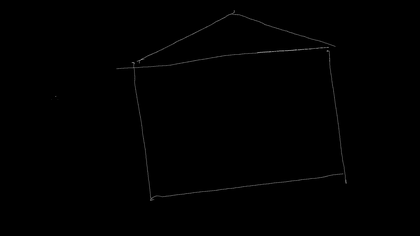
%> input picture Jay_TPS/相關檔案產生/5629652273987584.tif, 420 x 236 px, shrunk from 1920 x 1080 before the run; its folder holds only this picture in this run
$ octave samplepic.m   (GNU Octave 9; MATLAB toolbox functions it lacks are replaced by stand-ins)
%> lines starting %> are read from the running program, lines starting %| are printed output that depends on the picture; in (x1, y1, x2, y2) boxes, pixels count from 0 and x2, y2 are one past the last pixel; in counts of white or black regions, pixels touching at a corner belong together; the program's own positions count from 1

allFile = dir('*.tif');
for k=1:1:length(allFile)
    pic=imread(allFile(k).name);
%> pic is the input picture: size 236x420 uint8; min 0, max 131, mean 0.7
    pic=pic>0;
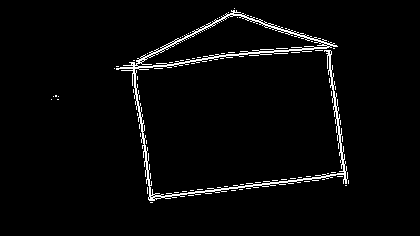
%> pic: size 236x420 logical; 3.1% white in thin lines or dots, all inside (x1, y1, x2, y2) = (51, 8, 349, 203)
    [x,y]=find(pic);
%> x = 3047 values from 9 to 203; y = 3047 values from 52 to 349
        subplot(1,2,1),plot(y,-x,'x'),axis equal,axis tight
    mx=0;

    num=length(x);
%> num = 3047
    num=num/1000;
%> num = 3.05
    num=1:num:length(x);
%> num = 1000 values from 1 to 3045
    x=x(floor(num));
%> x = 1000 values, max 203 at index 217, min 9 at index 498, mean 101.8
    y=y(floor(num));
%> y = 1000 values from 52 to 349

    for xi=1:1:length(x)
        [xs,n]=max(sqrt((x-x(xi)).*(x-x(xi))+(y-y(xi)).*(y-y(xi))));
        if xs>mx
            xx1=xi;
            xx2=n;
            mx=xs;
        end
    end
%> this loop made 1000 passes
%> (xs, xx1, xx2, mx) on pass 1: (307.8, 1, 1000, 307.8)
%> xs on passes 2 to 7: 304.8, 302.1, 259.4, 257.2, 256.3, 255.4
    x=x-mean(x);
%> x = 1000 values, max 101.2 at index 217, min -92.79 at index 498, mean 8.19e-15
    y=y-mean(y);
%> y = 1000 values from -183.9 to 113.1
    x=x/mx;
%> x = 1000 values, max 0.329 at index 217, min -0.301 at index 498, mean 1.15e-17
    y=y/mx;
%> y = 1000 values from -0.597 to 0.367
    th1=atan2((y(xx2)-y(xx1)),(x(xx2)-x(xx1)));
%> th1 = 1.3
    r=sqrt(x.^2+y.^2);
%> r = 1000 values, max 0.598 at index 1, min 0.143 at index 489, mean 0.306
    th=atan2(y,x);
%> th = 1000 values, max 3.14 at index 503, min -3.13 at index 498, mean 0.0124
    th=th-th1;
%> th = 1000 values, max 1.84 at index 503, min -4.44 at index 498, mean -1.29
    x=r.*cos(th);
%> x = 1000 values, max 0.422 at index 1000, min -0.578 at index 1, mean 4.26e-17
    y=r.*sin(th);
%> y = 1000 values, max 0.29 at index 498, min -0.389 at index 217, mean 3.55e-18
         subplot(1,2,2),plot(y,-x,'x'),axis equal,axis tight
%> after `axis tight`:
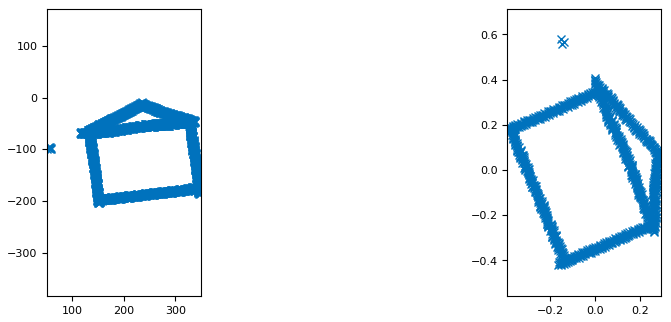
%> figure redrawn from the program's plot data, 2 panels

    sx=[x,y];
%> sx = 1000 rows, first 12: [-0.578 -0.152; -0.568 -0.139; -0.559 -0.146; -0.407 -0.000587; -0.4 -0.00201; -0.397 -0.00116; -0.394 -0.000303; -0.388 0.00454; -0.383 -0.000872; -0.38 -1.77e-05; -0.379 0.0071; -0.377 0.0111]
    fnMat = allFile(k).name;

    %open link file
    fpLink = fopen(['..\'  num2str(k) 'a.point' ], 'wt' );
    fprintf( fpLink, 'Model=%d\n', size(sx,1) );
    for i=1:size(sx,1)
        fprintf( fpLink, '%d\t%25.20f\t%25.20f\n', i-1, sx(i, 1), sx(i, 2) );
    end;
    clear sx;
    fclose( fpLink );
     sx=[-x,y];
%> sx = 1000 rows, first 12: [0.578 -0.152; 0.568 -0.139; 0.559 -0.146; 0.407 -0.000587; 0.4 -0.00201; 0.397 -0.00116; 0.394 -0.000303; 0.388 0.00454; 0.383 -0.000872; 0.38 -1.77e-05; 0.379 0.0071; 0.377 0.0111]

    fnMat = allFile(k).name;

    %open link file
    fpLink = fopen(['..\'  num2str(k) 'b.point' ], 'wt' );
    fprintf( fpLink, 'Model=%d\n', size(sx,1) );
    for i=1:size(sx,1)
        fprintf( fpLink, '%d\t%25.20f\t%25.20f\n', i-1, sx(i, 1), sx(i, 2) );
    end;
    clear sx;

    fclose( fpLink );
end

$ run again, on Jay_TPS/相關檔案產生/5670405876482048.tif
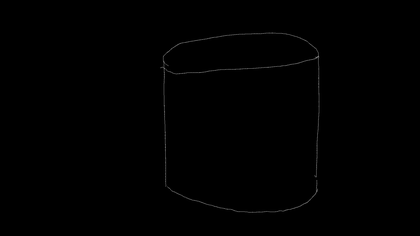
%> input picture Jay_TPS/相關檔案產生/5670405876482048.tif, 420 x 236 px, shrunk from 1920 x 1080 before the run
%> pic is the input picture: size 236x420 uint8; min 0, max 128, mean 0.6
%> `pic=pic>0;`:
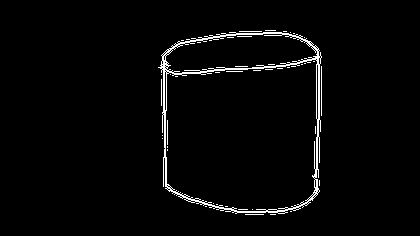
%> pic: size 236x420 logical; 2.6% white in thin lines or dots, all inside (x1, y1, x2, y2) = (158, 30, 322, 215)
%> `[x,y]=find(pic);`: x = 2561 values from 31 to 215; y = 2561 values from 159 to 322
%> `num=length(x);`: num = 2561
%> `num=num/1000;`: num = 2.56
%> `num=1:num:length(x);`: num = 1000 values from 1 to 2559.4
%> `x=x(floor(num));`: x = 1000 values, max 215 at index 512, min 31 at index 586, mean 111.9
%> `y=y(floor(num));`: y = 1000 values from 159 to 322
%> the loop `for xi=1:1:length(x)` made 1000 passes
%> (xs, n, xx1, xx2, mx) on passes 1, 3: (203.5, 776, 1, 776, 203.5), (209.3, 776, 3, 776, 209.3)
%> `x=x-mean(x);`: x = 1000 values, max 103.1 at index 512, min -80.89 at index 586, mean -6.2e-15
%> `y=y-mean(y);`: y = 1000 values from -84.8 to 78.2
%> `x=x/mx;`: x = 1000 values, max 0.493 at index 512, min -0.386 at index 586, mean -2.51e-17
%> `y=y/mx;`: y = 1000 values from -0.405 to 0.374
%> th1 = 0.806
%> r = 1000 values, max 0.541 at index 747, min 0.191 at index 490, mean 0.407
%> `th=atan2(y,x);`: th = 1000 values, max 3.14 at index 496, min -3.13 at index 492, mean 0.0196
%> `th=th-th1;`: th = 1000 values, max 2.33 at index 496, min -3.94 at index 492, mean -0.786
%> `x=r.*cos(th);`: x = 1000 values, max 0.533 at index 776, min -0.467 at index 3, mean -2.84e-17
%> `y=r.*sin(th);`: y = 1000 values, max 0.465 at index 897, min -0.523 at index 66, mean 2.84e-17
%> `axis tight`:
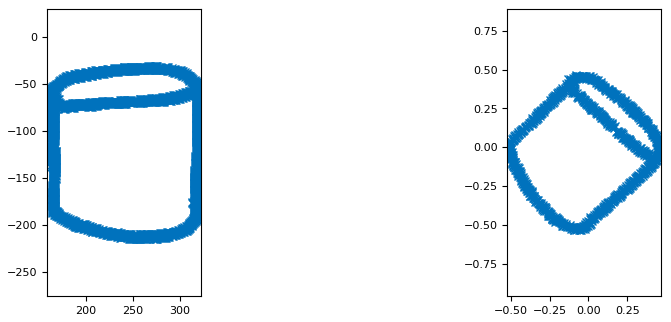
%> figure redrawn from the program's plot data, 2 panels
%> `sx=[x,y];`: sx = 1000 rows, first 12: [-0.437 -0.129; -0.437 -0.116; -0.467 -0.0781; -0.444 -0.102; -0.434 -0.113; -0.427 -0.119; -0.414 -0.133; -0.404 -0.144; -0.381 -0.168; -0.371 -0.178; -0.364 -0.185; -0.354 -0.195]
%> `sx=[-x,y];`: sx = 1000 rows, first 12: [0.437 -0.129; 0.437 -0.116; 0.467 -0.0781; 0.444 -0.102; 0.434 -0.113; 0.427 -0.119; 0.414 -0.133; 0.404 -0.144; 0.381 -0.168; 0.371 -0.178; 0.364 -0.185; 0.354 -0.195]

$ run again, on Jay_TPS/相關檔案產生/5759409141579776.tif
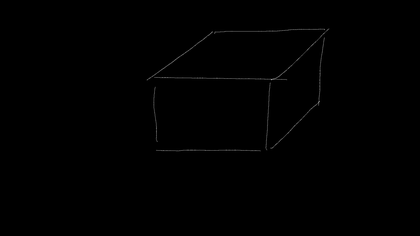
%> input picture Jay_TPS/相關檔案產生/5759409141579776.tif, 420 x 236 px, shrunk from 1920 x 1080 before the run
%> pic is the input picture: size 236x420 uint8; min 0, max 155, mean 0.6
%> `pic=pic>0;`:
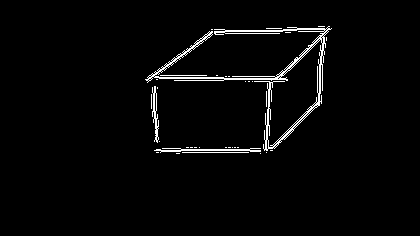
%> pic: size 236x420 logical; 2.6% white in thin lines or dots, all inside (x1, y1, x2, y2) = (145, 26, 332, 154)
%> `[x,y]=find(pic);`: x = 2528 values from 27 to 154; y = 2528 values from 146 to 332
%> `num=length(x);`: num = 2528
%> `num=num/1000;`: num = 2.53
%> `num=1:num:length(x);`: num = 1000 values from 1 to 2526.5
%> `x=x(floor(num));`: x = 1000 values, max 154 at index 183, min 27 at index 916, mean 86.97
%> `y=y(floor(num));`: y = 1000 values from 146 to 330
%> the loop `for xi=1:1:length(x)` made 1000 passes
%> (xs, mx) on passes 1, 12, 13, 14, 15, 16, 20, 21: (190.7, 190.7), (190.9, 190.9), (192, 192), (192.8, 192.8), (193.9, 193.9), (194.7, 194.7), (195.1, 195.1), (195.9, 195.9)
%> after the loop `for xi=1:1:length(x)`: mx = 212.3; xx1 = 84
%> `x=x-mean(x);`: x = 1000 values, max 67.03 at index 183, min -59.97 at index 916, mean 4.09e-15
%> `y=y-mean(y);`: y = 1000 values from -99.24 to 84.76
%> `x=x/mx;`: x = 1000 values, max 0.316 at index 183, min -0.283 at index 916, mean 2.84e-17
%> `y=y/mx;`: y = 1000 values from -0.468 to 0.399
%> th1 = 2.19
%> r = 1000 values, max 0.519 at index 84, min 0.0237 at index 456, mean 0.305
%> `th=atan2(y,x);`: th = 1000 values, max 3.13 at index 454, min -3.14 at index 450, mean 0.178
%> `th=th-th1;`: th = 1000 values, max 0.939 at index 454, min -5.33 at index 450, mean -2.01
%> `x=r.*cos(th);`: x = 1000 values, max 0.481 at index 1000, min -0.519 at index 84, mean 2.84e-17
%> `y=r.*sin(th);`: y = 1000 values, max 0.309 at index 325, min -0.322 at index 651, mean -4.97e-17
%> `axis tight`:
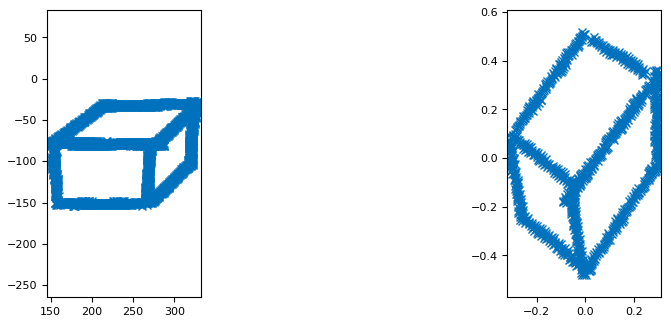
%> figure redrawn from the program's plot data, 2 panels
%> `sx=[x,y];`: sx = 1000 rows, first 12: [-0.362 0.298; -0.361 0.291; -0.357 0.288; -0.342 0.301; -0.356 0.282; -0.341 0.294; -0.332 0.299; -0.34 0.288; -0.331 0.293; -0.339 0.281; -0.385 0.216; -0.391 0.208]
%> `sx=[-x,y];`: sx = 1000 rows, first 12: [0.362 0.298; 0.361 0.291; 0.357 0.288; 0.342 0.301; 0.356 0.282; 0.341 0.294; 0.332 0.299; 0.34 0.288; 0.331 0.293; 0.339 0.281; 0.385 0.216; 0.391 0.208]

$ run again, on Jay_TPS/相關檔案產生/6198976764182528.tif
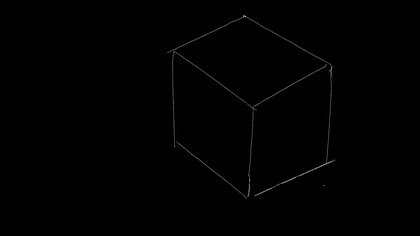
%> input picture Jay_TPS/相關檔案產生/6198976764182528.tif, 420 x 236 px, shrunk from 1920 x 1080 before the run
%> pic is the input picture: size 236x420 uint8; min 0, max 160, mean 0.7
%> `pic=pic>0;`:
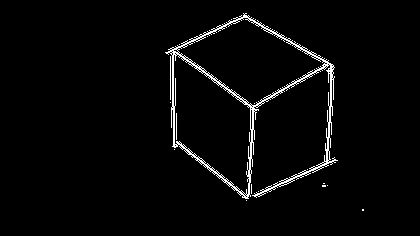
%> pic: size 236x420 logical; 2.8% white in thin lines or dots, all inside (x1, y1, x2, y2) = (165, 13, 364, 211)
%> `[x,y]=find(pic);`: x = 2780 values from 14 to 211; y = 2780 values from 166 to 364
%> `num=length(x);`: num = 2780
%> `num=num/1000;`: num = 2.78
%> `num=1:num:length(x);`: num = 1000 values from 1 to 2778.2
%> `x=x(floor(num));`: x = 1000 values, max 211 at index 1000, min 14 at index 408, mean 106.9
%> `y=y(floor(num));`: y = 1000 values from 166 to 363
%> the loop `for xi=1:1:length(x)` made 1000 passes
%> (xs, xx1, xx2, mx) on pass 1: (252.5, 1, 1000, 252.5)
%> `x=x-mean(x);`: x = 1000 values, max 104.1 at index 1000, min -92.88 at index 408, mean 0
%> `y=y-mean(y);`: y = 1000 values from -87.02 to 110
%> `x=x/mx;`: x = 1000 values, max 0.412 at index 1000, min -0.368 at index 408, mean 1.6e-17
%> `y=y/mx;`: y = 1000 values from -0.345 to 0.436
%> th1 = 0.895
%> r = 1000 values, max 0.6 at index 1000, min 0.00391 at index 537, mean 0.282
%> `th=atan2(y,x);`: th = 1000 values, max 3.13 at index 536, min -3.14 at index 518, mean -0.0943
%> `th=th-th1;`: th = 1000 values, max 2.24 at index 536, min -4.04 at index 518, mean -0.989
%> `x=r.*cos(th);`: x = 1000 values, max 0.598 at index 1000, min -0.402 at index 1, mean -2.84e-17
%> `y=r.*sin(th);`: y = 1000 values, max 0.33 at index 886, min -0.32 at index 89, mean -3.55e-17
%> `axis tight`:
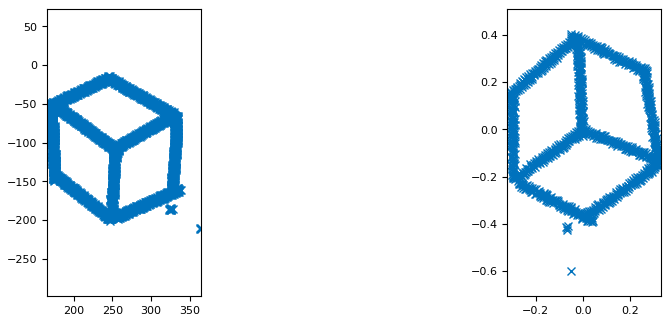
%> figure redrawn from the program's plot data, 2 panels
%> `sx=[x,y];`: sx = 1000 rows, first 12: [-0.402 -0.0492; -0.397 -0.0498; -0.4 -0.0325; -0.388 -0.0479; -0.39 -0.0393; -0.392 -0.0306; -0.377 -0.0491; -0.37 -0.0584; -0.362 -0.0677; -0.355 -0.0769; -0.35 -0.0831; -0.342 -0.0924]
%> `sx=[-x,y];`: sx = 1000 rows, first 12: [0.402 -0.0492; 0.397 -0.0498; 0.4 -0.0325; 0.388 -0.0479; 0.39 -0.0393; 0.392 -0.0306; 0.377 -0.0491; 0.37 -0.0584; 0.362 -0.0677; 0.355 -0.0769; 0.35 -0.0831; 0.342 -0.0924]

$ run again, on Jay_TPS/相關檔案產生/5632908932939776.tif
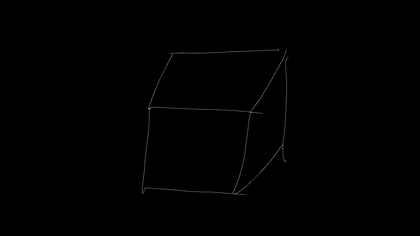
%> input picture Jay_TPS/相關檔案產生/5632908932939776.tif, 420 x 236 px, shrunk from 1920 x 1080 before the run
%> pic is the input picture: size 236x420 uint8; min 0, max 133, mean 0.6
%> `pic=pic>0;`:
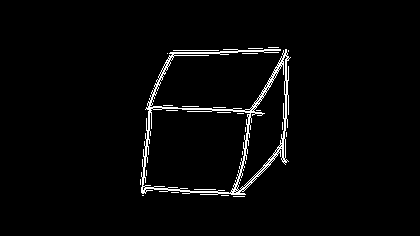
%> pic: size 236x420 logical; 2.7% white in thin lines or dots, all inside (x1, y1, x2, y2) = (140, 47, 291, 197)
%> `[x,y]=find(pic);`: x = 2686 values from 48 to 197; y = 2686 values from 141 to 291
%> `num=length(x);`: num = 2686
%> `num=num/1000;`: num = 2.69
%> `num=1:num:length(x);`: num = 1000 values from 1 to 2684.3
%> `x=x(floor(num));`: x = 1000 values, max 197 at index 526, min 48 at index 788, mean 122.1
%> `y=y(floor(num));`: y = 1000 values from 141 to 289
%> the loop `for xi=1:1:length(x)` made 1000 passes
%> (xs, mx) on passes 1, 2, 3, 6, 7, 17: (195.7, 195.7), (197, 197), (199, 199), (201.6, 201.6), (203.7, 203.7), (205.1, 205.1)
%> `x=x-mean(x);`: x = 1000 values, max 74.87 at index 526, min -74.13 at index 788, mean -5.46e-15
%> `y=y-mean(y);`: y = 1000 values from -81.53 to 66.47
%> `x=x/mx;`: x = 1000 values, max 0.365 at index 526, min -0.362 at index 788, mean -1.78e-18
%> `y=y/mx;`: y = 1000 values from -0.398 to 0.324
%> th1 = 2.35
%> r = 1000 values, max 0.529 at index 17, min 0.0543 at index 445, mean 0.319
%> `th=atan2(y,x);`: th = 1000 values, max 3.13 at index 443, min -3.13 at index 439, mean 0.166
%> `th=th-th1;`: th = 1000 values, max 0.786 at index 443, min -5.48 at index 439, mean -2.18
%> `x=r.*cos(th);`: x = 1000 values, max 0.471 at index 985, min -0.529 at index 17, mean 4.26e-17
%> `y=r.*sin(th);`: y = 1000 values, max 0.41 at index 248, min -0.366 at index 945, mean -4.26e-17
%> `axis tight`:
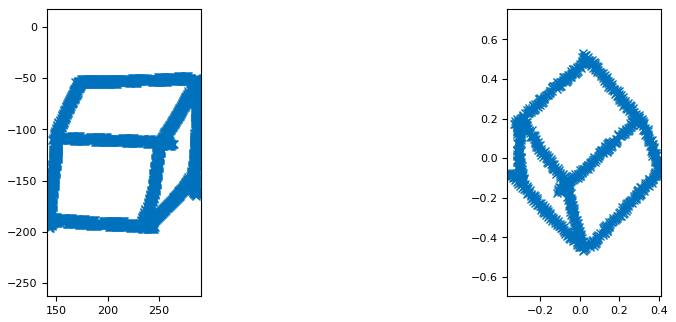
%> figure redrawn from the program's plot data, 2 panels
%> `sx=[x,y];`: sx = 1000 rows, first 12: [-0.481 0.0783; -0.488 0.0713; -0.498 0.0609; -0.461 0.0922; -0.467 0.0853; -0.512 0.0401; -0.522 0.0297; -0.409 0.137; -0.419 0.127; -0.43 0.117; -0.471 0.0749; -0.481 0.0645]
%> `sx=[-x,y];`: sx = 1000 rows, first 12: [0.481 0.0783; 0.488 0.0713; 0.498 0.0609; 0.461 0.0922; 0.467 0.0853; 0.512 0.0401; 0.522 0.0297; 0.409 0.137; 0.419 0.127; 0.43 0.117; 0.471 0.0749; 0.481 0.0645]
